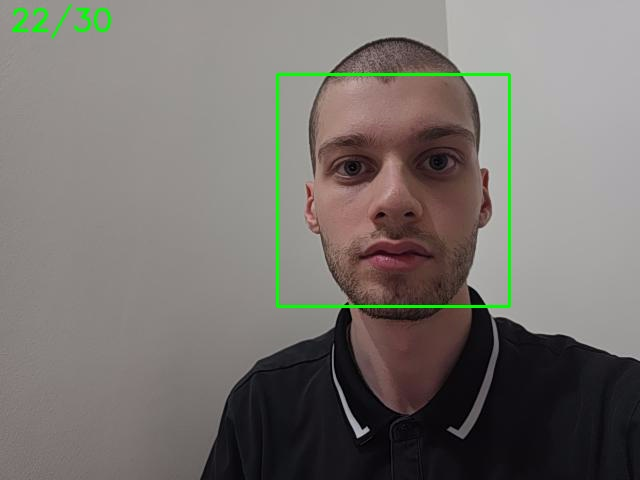
#> input picture docs/screenshots/capture_002.jpg, 640 x 480 px; its folder holds only this picture in this run
$ python detect_image.py ../docs/screenshots/capture_002.jpg
#> lines starting #> are read from the running program, lines starting #| are printed output that depends on the picture; after the words box and inside, x2 and y2 are one past the last pixel; in counts of white or black regions, pixels touching at a corner belong together
### src/faces.py
"""Core face logic: detection, normalization, and label decisions.

Kept free of webcam and CLI concerns so it can be unit tested.
"""
import functools
import json

import cv2

import config


@functools.lru_cache(maxsize=1)
def load_cascade():
    """Load the frontal-face Haar cascade.

    Cached: parsing the ~900KB XML costs more than a detection pass itself, and
    all four CLI scripts reach for it. Raises RuntimeError with a pointed
    message if the XML is missing, which is what happens on OpenCV 5.x where
    the bundled cascades were removed.
    """
    cascade = cv2.CascadeClassifier(str(config.CASCADE_PATH))
    if cascade.empty():
        raise RuntimeError(
            f"Could not load cascade at {config.CASCADE_PATH}.\n"
            "On OpenCV 5.x the bundled cascades were removed. "
            "Install opencv-contrib-python==4.13.0.92."
        )
    return cascade


def detect_faces(gray, cascade=None):
    """Return a list of (x, y, w, h) boxes for faces in a grayscale image."""
    cascade = cascade or load_cascade()
    boxes = cascade.detectMultiScale(
        gray,
        scaleFactor=config.SCALE_FACTOR,
        minNeighbors=config.MIN_NEIGHBORS,
        minSize=config.MIN_FACE_SIZE,
    )
    return [tuple(int(v) for v in b) for b in boxes]


# [22 lines left out: function normalize_face, not called in this run]


def to_gray(img):
    """Convert a BGR frame to grayscale, passing through already-gray input."""
    if img.ndim == 2:
        return img
    return cv2.cvtColor(img, cv2.COLOR_BGR2GRAY)


# [75 lines left out: functions decide_label, create_recognizer, load_recognizer, next_shot_path, save_shot, save_labels and 1 more, not called in this run]

### src/detect_image.py
"""Detect faces in a still image and draw boxes.

Usage:  python src/detect_image.py <image> [-o output.jpg]
"""
import argparse
import sys
from pathlib import Path

import cv2

import faces


def main():
    parser = argparse.ArgumentParser(description="Detect faces in an image.")
    parser.add_argument("image", help="path to the input image")
    parser.add_argument("-o", "--output", help="save result instead of displaying")
    args = parser.parse_args()

    img = cv2.imread(args.image)
#> img is the input picture: shape (480, 640, 3); mean B, G, R 110.9, 115.3, 119.6
    if img is None:
        print(f"Error: could not read image at {args.image}", file=sys.stderr)
        return 1

    try:
        cascade = faces.load_cascade()
    except RuntimeError as exc:
        print(f"Error: {exc}", file=sys.stderr)
        return 1

    boxes = faces.detect_faces(faces.to_gray(img), cascade)
#> in to_gray, `return cv2.cvtColor(img, cv2.COLOR_BGR2GRAY)`:
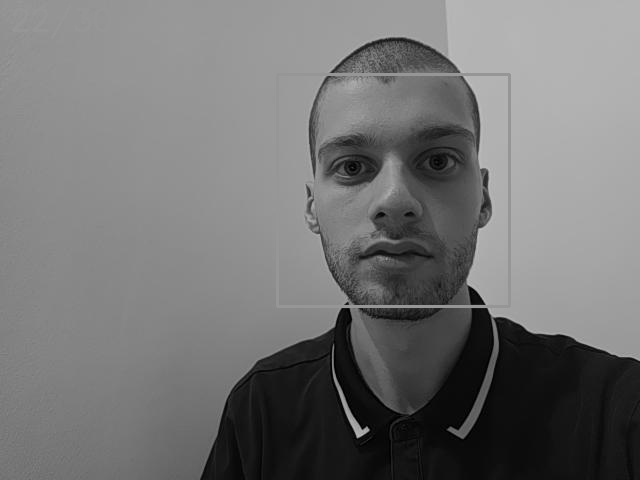
#> returned value: shape (480, 640); min 0, max 195, mean 116
#> in detect_faces, `boxes = cascade.detectMultiScale( gray, scaleFactor=config.SCALE_FACTO..`: boxes = [[276, 75, 231, 231]]
#> boxes = [(276, 75, 231, 231)]
    print(f"Found {len(boxes)} face(s)")
#| Found 1 face(s)

    for (x, y, w, h) in boxes:
        cv2.rectangle(img, (x, y), (x + w, y + h), (0, 255, 0), 2)
#> this loop made 1 pass
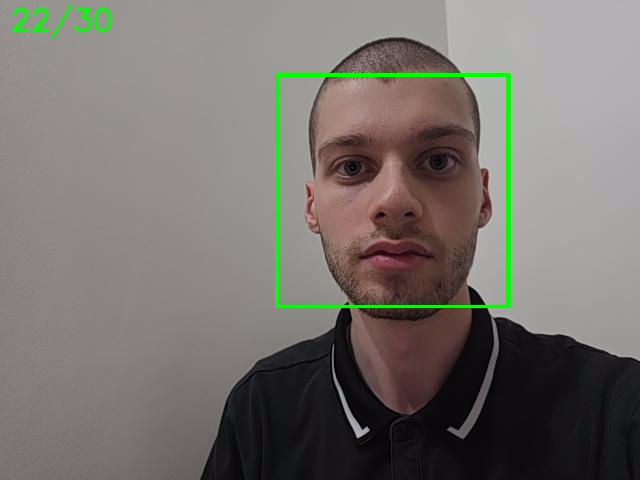
#> img: shape (480, 640, 3); 0.9% of pixels changed, all inside (x1, y1, x2, y2) = (275, 74, 509, 308)

    if args.output:
        out_path = Path(args.output)
        out_path.parent.mkdir(parents=True, exist_ok=True)
        try:
            written = cv2.imwrite(str(out_path), img)
        except cv2.error as exc:
            print(f"Error: could not write {out_path} ({exc})", file=sys.stderr)
            return 1
        if not written:
            print(f"Error: could not write {out_path}", file=sys.stderr)
            return 1
        print(f"Saved to {out_path}")
    else:
        cv2.imshow("Faces", img)
        cv2.waitKey(0)
        cv2.destroyAllWindows()
        cv2.waitKey(1)  # flushes the close event on Windows
    return 0


if __name__ == "__main__":
    sys.exit(main())
#> (the program exits here)

$ run again, on docs/screenshots/capture_005.jpg
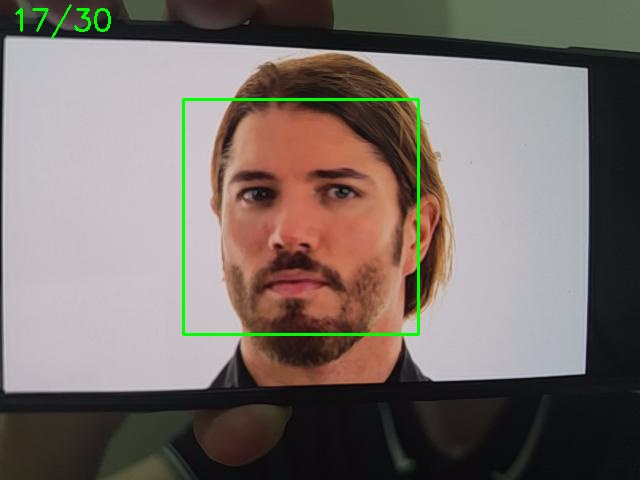
#> input picture docs/screenshots/capture_005.jpg, 640 x 480 px
#> in main, img is the input picture: shape (480, 640, 3); mean B, G, R 108.1, 112.8, 122.6
#> in to_gray, `return cv2.cvtColor(img, cv2.COLOR_BGR2GRAY)`:
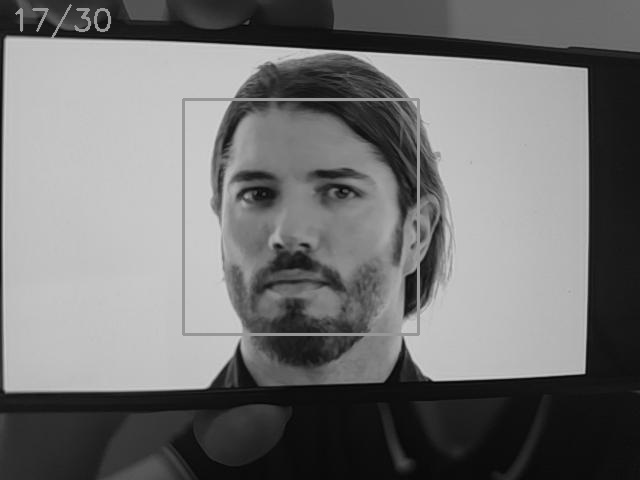
#> returned value: shape (480, 640); min 2, max 209, mean 115.2
#> in detect_faces, `boxes = cascade.detectMultiScale( gray, scaleFactor=config.SCALE_FACTO..`: boxes = [[184, 100, 233, 233]]
#> in main, `boxes = faces.detect_faces(faces.to_gray(img), cascade)`: boxes = [(184, 100, 233, 233)]
#| Found 1 face(s)
#> the loop in main, `for (x, y, w, h) in boxes:` made 1 pass
#> after the loop in main, `for (x, y, w, h) in boxes:`:
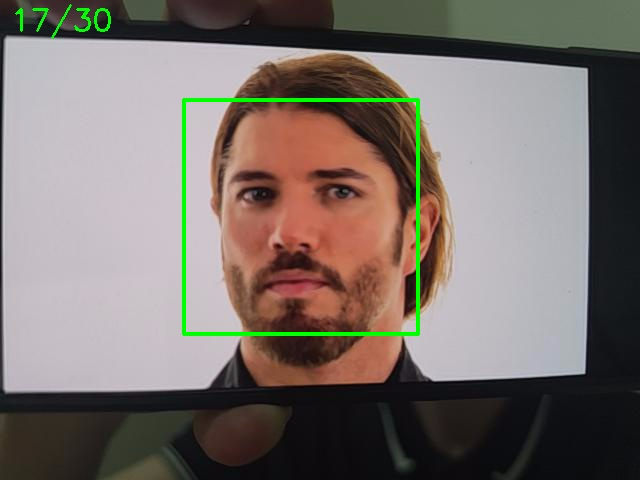
#> img: shape (480, 640, 3); 0.91% of pixels changed, all inside (x1, y1, x2, y2) = (183, 99, 419, 335)

$ run again, on docs/screenshots/recognition_004.jpg
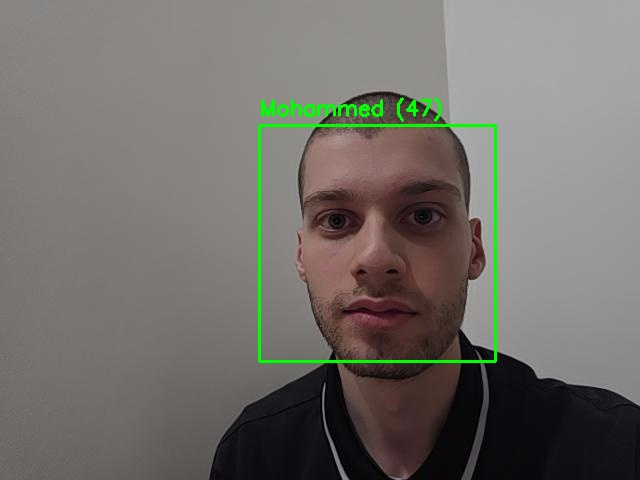
#> input picture docs/screenshots/recognition_004.jpg, 640 x 480 px
#> in main, img is the input picture: shape (480, 640, 3); mean B, G, R 106.7, 111.5, 114.8
#> in to_gray, `return cv2.cvtColor(img, cv2.COLOR_BGR2GRAY)`:
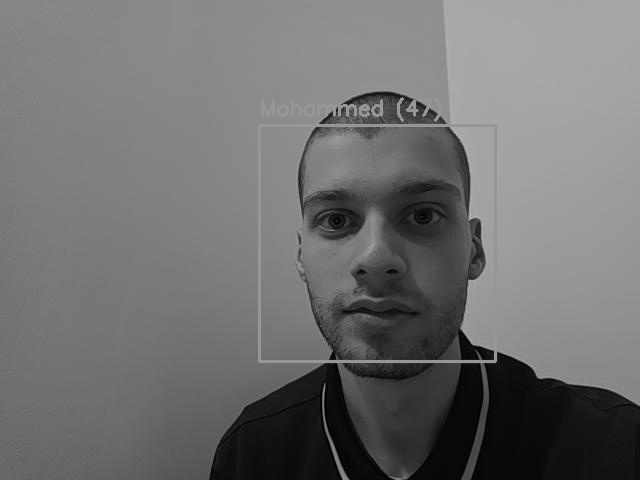
#> returned value: shape (480, 640); min 0, max 183, mean 112
#> in detect_faces, `boxes = cascade.detectMultiScale( gray, scaleFactor=config.SCALE_FACTO..`: boxes = [[261, 128, 231, 231]]
#> in main, `boxes = faces.detect_faces(faces.to_gray(img), cascade)`: boxes = [(261, 128, 231, 231)]
#| Found 1 face(s)
#> the loop in main, `for (x, y, w, h) in boxes:` made 1 pass
#> after the loop in main, `for (x, y, w, h) in boxes:`:
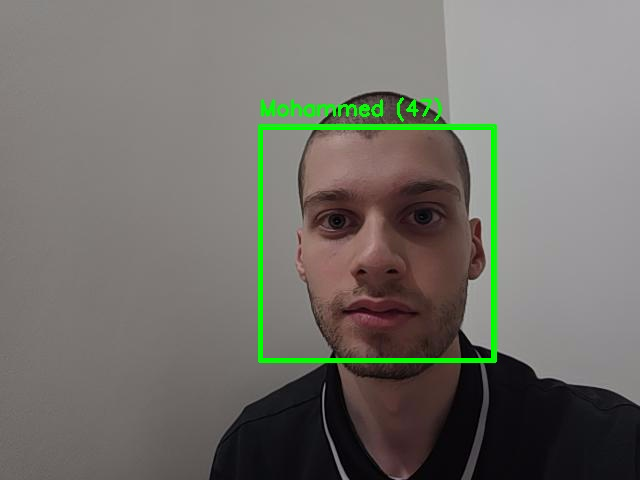
#> img: shape (480, 640, 3); 0.9% of pixels changed, all inside (x1, y1, x2, y2) = (260, 127, 494, 361)
